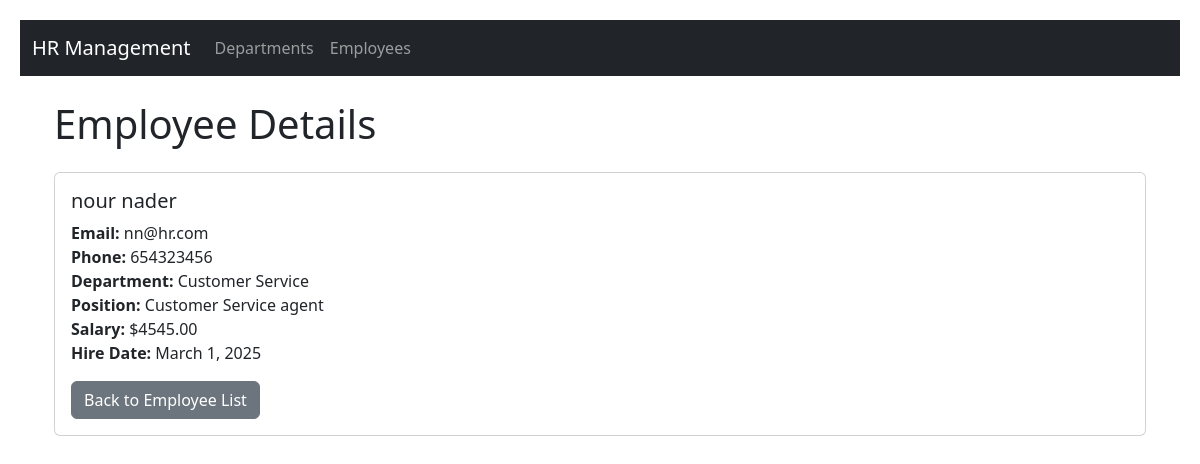
Page /hr/employees/2/ on the committed database.
### hr/models.py (models this page shows, shortened)
class Employee(models.Model):
    first_name = models.CharField(max_length=100)
    last_name = models.CharField(max_length=100)
    email = models.EmailField()
    phone_number = models.CharField(max_length=15)
    department = models.ForeignKey(Department, on_delete=models.CASCADE)
    position = models.CharField(max_length=100)
    salary = models.DecimalField(max_digits=10, decimal_places=2)
    hire_date = models.DateField()

class Department(models.Model):
    name = models.CharField(max_length=100)
    location = models.CharField(max_length=100)

### hr/views.py (the view)
# urls.py: path('employees/<int:pk>/', views.employee_detail, name='employee_detail'),
def employee_detail(request, pk):
    employee = get_object_or_404(Employee, pk=pk)
    return render(request, 'hr/employee_detail.html', {'employee': employee})

### hr/templates/hr/employee_detail.html
{% extends 'hr/base.html' %}
{% block content %}
<div class="container">
    <h1 class="my-4">Employee Details</h1>
    <div class="card">
        <div class="card-body">
            <h5 class="card-title">{{ employee.first_name }} {{ employee.last_name }}</h5>
            <p class="card-text">
                <strong>Email:</strong> {{ employee.email }}<br>
                <strong>Phone:</strong> {{ employee.phone_number }}<br>
                <strong>Department:</strong> {{ employee.department.name }}<br>
                <strong>Position:</strong> {{ employee.position }}<br>
                <strong>Salary:</strong> ${{ employee.salary }}<br>
                <strong>Hire Date:</strong> {{ employee.hire_date }}
            </p>
            <a href="{% url 'employee_list' %}" class="btn btn-secondary">Back to Employee List</a>
        </div>
    </div>
</div>
{% endblock %}

### hr/static/css/styles.css (style rules this page uses)
body { padding: 20px; }

### rows in the picture
Employee: first_name "nour", last_name "nader", email "nn@hr.com", phone_number "654323456", department.name "Customer Service", position "Customer Service agent", salary "4545.00", hire_date "March 1, 2025"
